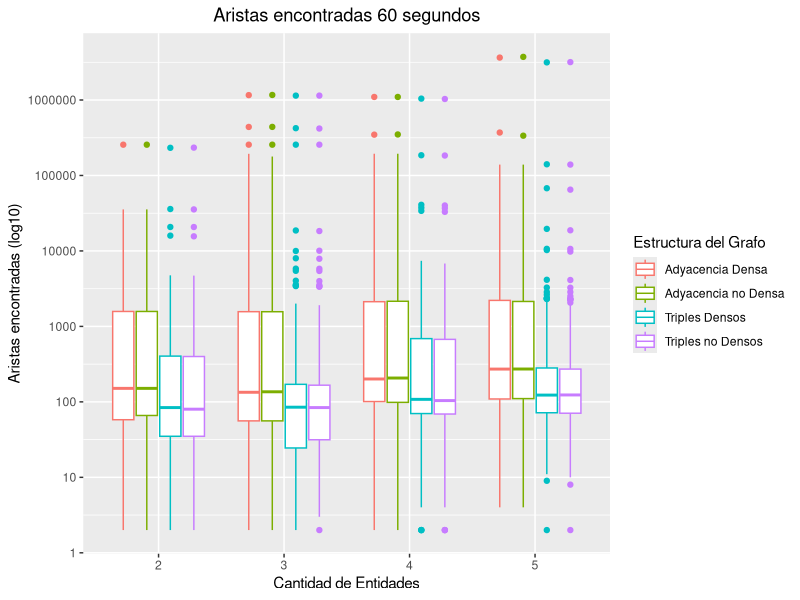
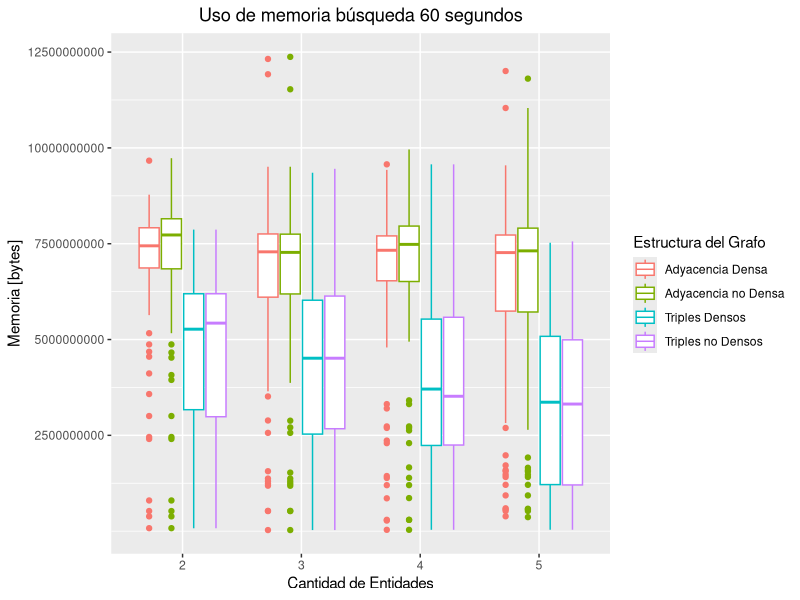
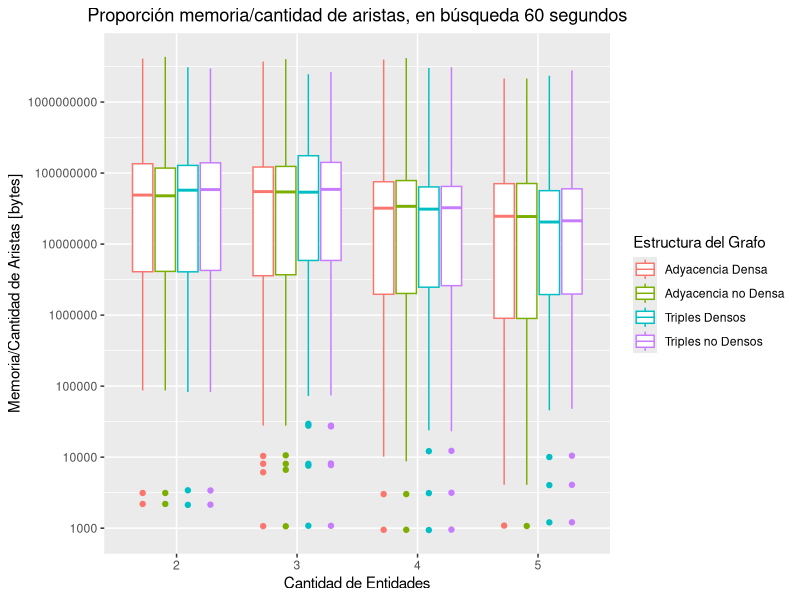
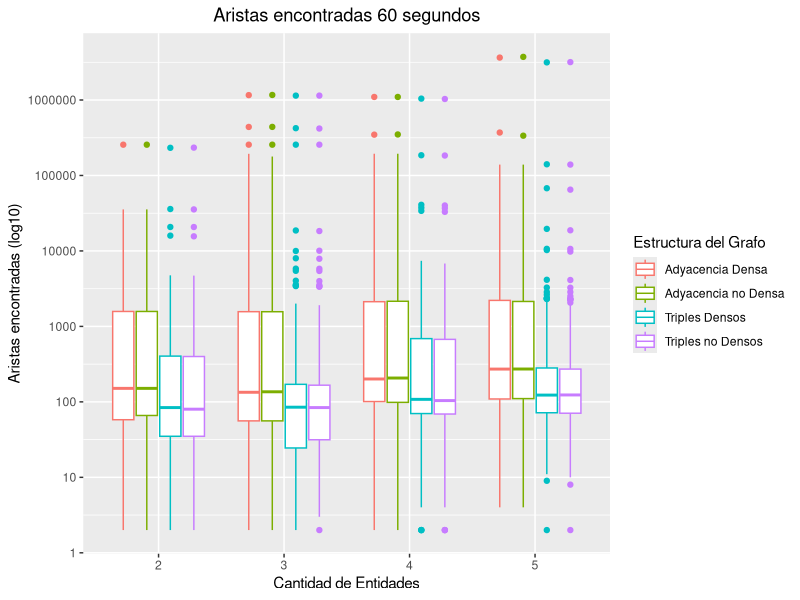
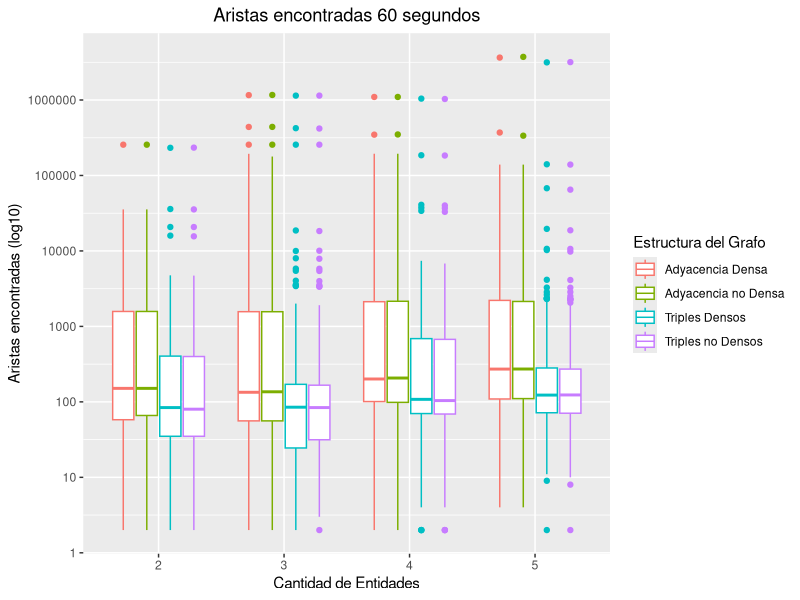
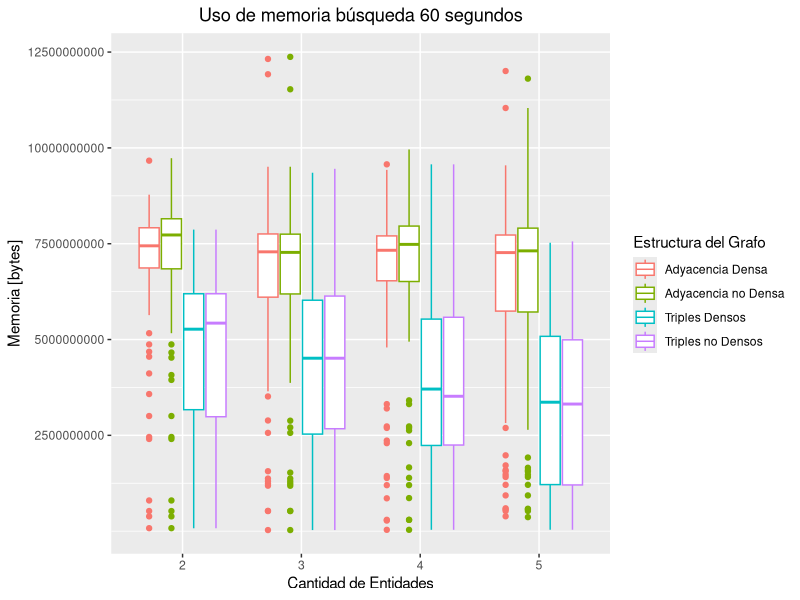
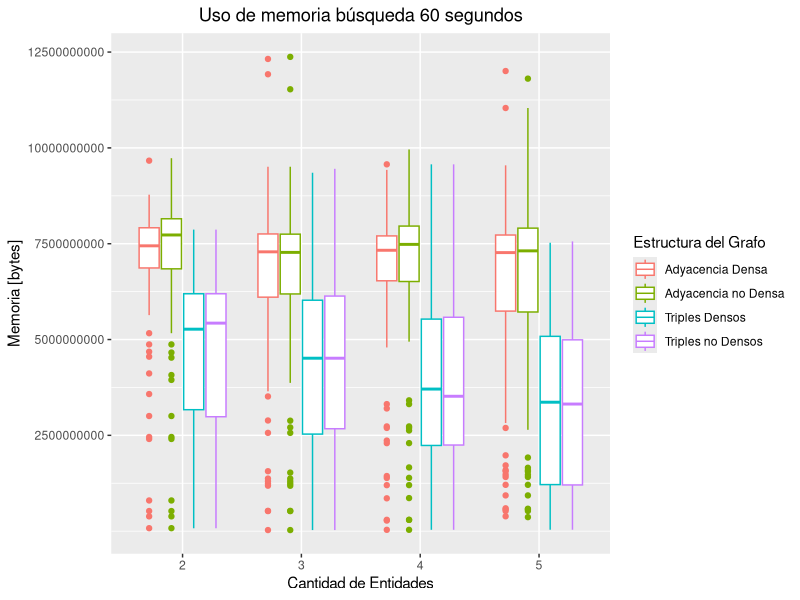
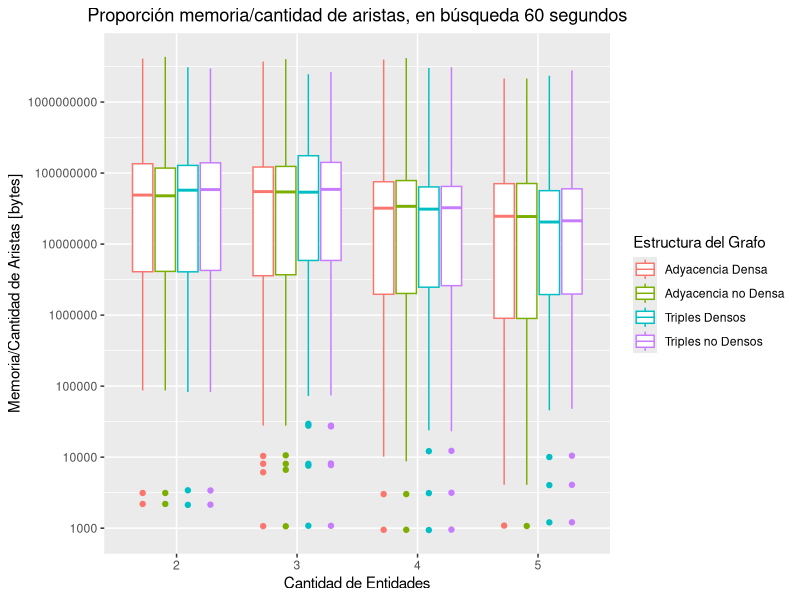

Source code (R) for these figures, in order:
## ---- chunk 1
library(ggplot2)
## ---- chunk 2
tiemposBusquedaCamino <- read.csv("datos/TPF_OptMem.csv", sep = ";")
#tiemposBusquedaCamino <- read.csv("datos/comparacion.csv", sep = ";")
## ---- chunk 3
options(scipen = 999)

tiemposBusquedaCamino$memArista = tiemposBusquedaCamino$Memoria / tiemposBusquedaCamino$Aristas

tiemposBusquedaCamino$Estructura[tiemposBusquedaCamino$Estructura == "graphGt"] <- "Objetos de Java"
tiemposBusquedaCamino$Estructura[tiemposBusquedaCamino$Estructura == "graphComp"] <- "Adyacencia no Densa" #"Comprimido con índices"
tiemposBusquedaCamino$Estructura[tiemposBusquedaCamino$Estructura == "graphCompDense"] <- "Adyacencia Densa"
tiemposBusquedaCamino$Estructura[tiemposBusquedaCamino$Estructura == "graphNativeFull"] <- "Triples no Densos"
tiemposBusquedaCamino$Estructura[tiemposBusquedaCamino$Estructura == "graphNativeFullDense"] <- "Triples Densos"

tiemposBusquedaCamino$Grupos[tiemposBusquedaCamino$Grupos == "penta"] <- "5"
tiemposBusquedaCamino$Grupos[tiemposBusquedaCamino$Grupos == "cuadra"] <- "4"
tiemposBusquedaCamino$Grupos[tiemposBusquedaCamino$Grupos == "triple"] <- "3"
tiemposBusquedaCamino$Grupos[tiemposBusquedaCamino$Grupos == "double"] <- "2"

tiemposBusquedaCamino$grupos_id = paste(tiemposBusquedaCamino$Grupos,"_", as.character(tiemposBusquedaCamino$ID))
## ---- chunk 4
ids_aristas_cero <- tiemposBusquedaCamino$grupos_id[tiemposBusquedaCamino$Aristas == 0]
tiemposBusquedaCamino_conAristas <- tiemposBusquedaCamino[!
    (tiemposBusquedaCamino$grupos_id %in% ids_aristas_cero), ]
## ---- chunk 5
ggplot(tiemposBusquedaCamino, aes(x=Grupos, y=Aristas, color=Estructura)) + #fill=Estructura

  geom_boxplot() +

  labs(title= "Aristas encontradas 60 segundos",
       color = "Estructura del Grafo",
       y = "Aristas encontradas (log10)",
       x = "Cantidad de Entidades") +
  #
  theme(plot.title = element_text(hjust = 0.5)) +
  #+ theme(axis.text.x = element_text(angle = 90, hjust = 1, vjust = 0.5))
  scale_y_continuous(trans='log10', breaks = c(10^0,10^1,10^2,10^3,10^4,10^5,10^6,10^7,10^8))
#breaks = c(2^4, 2^7,2^10,2^13,2^16,2^19,2^22))
# c(1000, 1000000, 1000000000)

ggsave(plot = last_plot(), filename = "export/4_TiempoBusquedaCaminos.png", width=8, height=5, dpi=300)
ggsave(plot = last_plot(), filename = "export/4_TiempoBusquedaCaminos.pdf", width=8, height=5, dpi=300)



# width=4, height=4, dpi=300
## ---- chunk 6

ggplot(tiemposBusquedaCamino, aes(x=Grupos, y=Memoria, color=Estructura)) + #fill=Estructura

  geom_boxplot() +

  labs(title= "Uso de memoria búsqueda 60 segundos",
       color = "Estructura del Grafo",
       y = "Memoria [bytes]",
       x = "Cantidad de Entidades") +
  #
  theme(plot.title = element_text(hjust = 0.5)) +
  #+ theme(axis.text.x = element_text(angle = 90, hjust = 1, vjust = 0.5))
  #scale_y_continuous(trans='log2')#, breaks = c(2,4,8,16,32,64,128,256,512,1024,2048,4096))
  scale_y_continuous(breaks = c(2500000000,5000000000,7500000000,10000000000,12500000000,15000000000,17500000000))


ggsave(plot = last_plot(), filename = "export/4_MemoriaBusquedaCaminos.png", width=8, height=5, dpi=300)
ggsave(plot = last_plot(), filename = "export/4_MemoriaBusquedaCaminos.pdf", width=8, height=5, dpi=300)

# width=4, height=4, dpi=300

## ---- chunk 7

ggplot(tiemposBusquedaCamino_conAristas, aes(x=Grupos, y=memArista, color=Estructura)) + #fill=Estructura

  geom_boxplot() +

  labs(title= "Proporción memoria/cantidad de aristas, en búsqueda 60 segundos",
       color = "Estructura del Grafo",
       y = "Memoria/Cantidad de Aristas [bytes]",
       x = "Cantidad de Entidades") +
  #
  theme(plot.title = element_text(hjust = 0.5)) +
  #+ theme(axis.text.x = element_text(angle = 90, hjust = 1, vjust = 0.5))
  #scale_y_continuous(trans='log2')#, breaks = c(2,4,8,16,32,64,128,256,512,1024,2048,4096))
  scale_y_continuous(trans='log10', breaks=c(10^0,10^1,10^2,10^3,10^4,10^5,10^6,10^7,10^8,10 ^9))

ggsave(plot = last_plot(), filename = "export/4_MemoriaAristasBusquedaCaminos.png", width=8, height=5, dpi=300)
ggsave(plot = last_plot(), filename = "export/4_MemoriaAristasBusquedaCaminos.pdf", width=8, height=5, dpi=300)

# width=4, height=4, dpi=300
